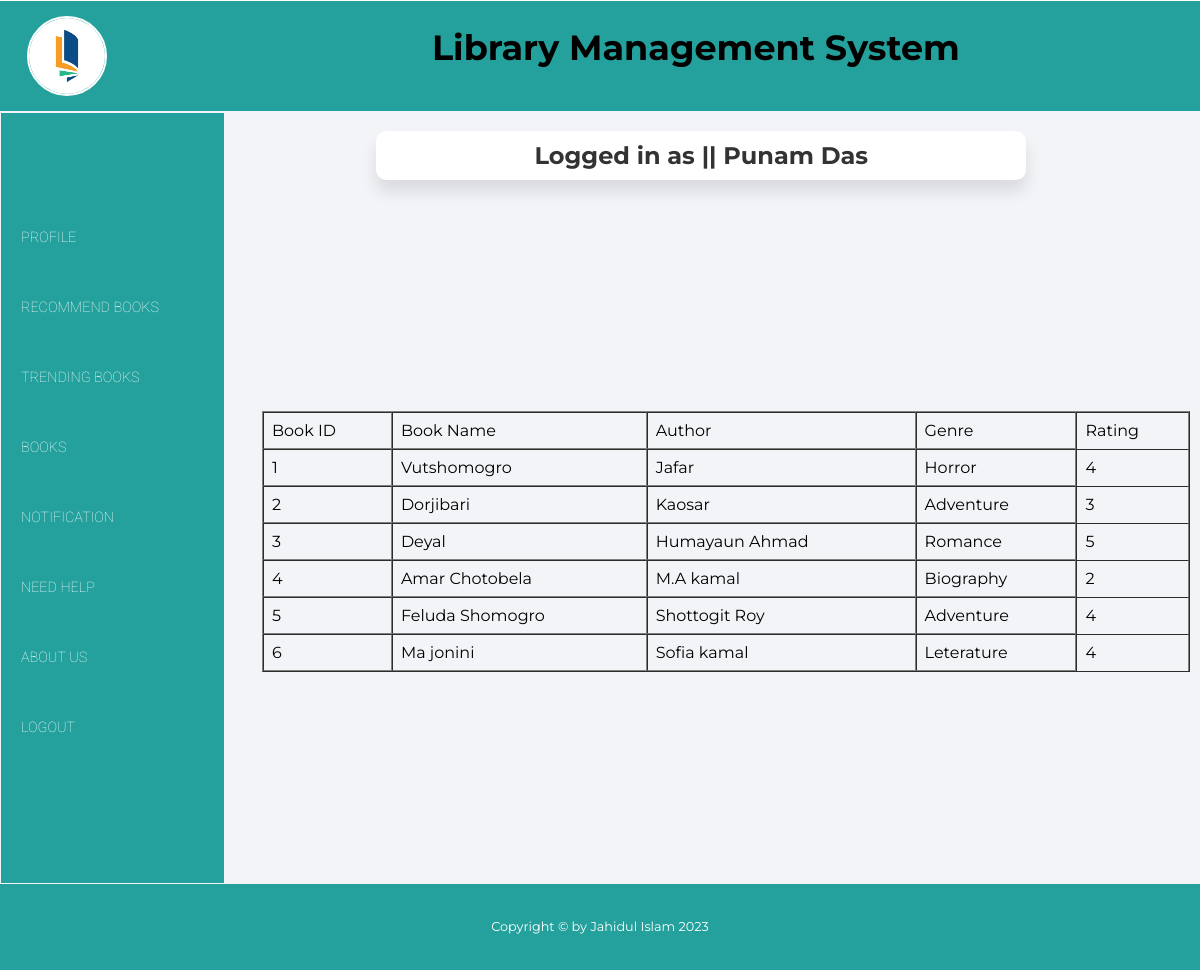
The app's page /views/Recommended_Books.php (signed in) with its own data.
### tables this page shows
CREATE TABLE `recommended_books` (
  `BookID` int(11) UNSIGNED NOT NULL,
  `BookName` varchar(50) DEFAULT NULL,
  `Author` varchar(50) DEFAULT NULL,
  `Genre` varchar(50) DEFAULT NULL,
  `Rating` int(11) DEFAULT NULL
);

### controller/userData.php (called while the page is built)
<?php
$user = $_SESSION['user'];
?>

### models/function.php (called while the page is built, shortened)
<?php
      function getviewRecommend(){
        $con = getConnection();
        $sql = "select * from recommended_books";
        $result = mysqli_query($con, $sql);
        $users = [];
        while($row = mysqli_fetch_assoc($result)){
            array_push($users, $row);
        }
        return $users;
        }

### views/Recommended_Books.php (the view, shortened to what this page needs)
<?php
  require_once('../models/function.php');
  $viewbook = getviewRecommend();
?>
<?php
include_once("../controller/userData.php");
?>
<html>
    <head>
        <link rel="stylesheet" href="https://cdnjs.cloudflare.com/ajax/libs/font-awesome/5.15.1/css/all.min.css"
 />
        <link rel="stylesheet" href="style5.css">
    </head>
<body>
    <div class="container">
            <header>
                <div class="row">
                    <div class="col-lg-4 col-md-12">
                    <div class="logo-div">
                            <a href="#">
                                <img src="book.png">
                            </a>
                    </div>
                    </div>
                    <div class="col-lg-8 col-md-12">
                        <p class="heading-style">Library Management System</p>
                    </div>
                </div>
            </header>
    <center>
        <main>
        <table height=635 width=1080>
            <tr height=70>
                <td colspan="2">
                    <table width = "800">
                    <tr>
                        <td align="center">
                            <div class="card">
                        <h2>Logged in as || <?php echo $user['name'] ?></h2>
                            </div>
                        </td>
                    </tr>
                    </table>
                </td>
            </tr>
            <tr>
                <td rowspan="3" width="250">
                <nav>
                <ul>
                   <li> <a href="profileuser.php">Profile</a></li>
                    <li> <a href="Recommended_Books.php">Recommend Books</a></li>
                    <li> <a href="viewTrendingBook.php">Trending Books</a></li>
                    <li> <a href="books.php">Books</a></li>
                    <li> <a href="user_notification.php">Notification</a></li>
                    <li> <a href="Needhelp.php">Need Help</a></li>
                     <li> <a href="AboutUs.php">About Us</a></li>
                    <li> <a href="../controller/logout.php">Logout</a></li>
                </ul>
                </nav>
                </td>
                <td>
					           <table border="1" cellspacing="0" align="center" cellpadding="5">
     <tr>
        <td>Book ID</td>
        <td>Book Name</td>
        <td>Author</td>
        <td>Genre </td>
        <td>Rating</td>
       </tr>
               <?php for($i=0; $i<count($viewbook); $i++){
        ?>
             <tr>
                    <td><?=$viewbook[$i]['BookID']?></td>
                    <td><?=$viewbook[$i]['BookName']?></td>
                    <td><?=$viewbook[$i]['Author']?></td>
                    <td><?=$viewbook[$i]['Genre']?></td>
                    <td><?=$viewbook[$i]['Rating']?></td>
               </tr>
        <?php
            }
        ?>
</table>
                </td>
            </tr>
        </table>
        </main>
                <footer>
                     <div class="row">
                        <div class="col-lg-12">
                            <p>Copyright © by Jahidul Islam 2023</p>
                        </div>
                    </div>
                </footer>
    </center>
    </div>
    </body>
</html>

### views/style5.css (style rules this page uses)
html { scroll-behavior: smooth; }
* { margin: 0; padding: 0; box-sizing: border-box; }
body { font-family: 'Montserrat', sans-serif; }
.container { max-width: 1200px; margin: auto; margin-top: 1px; background: #f2f4f8; }
.row { width: 100%; }
.row::after { content: ''; clear: both; display: block; }
[class*="col-"] { float: left; padding: 15px; }
[class*="col-"] { width: 100%; }
header { background: #24a19c; padding: 0% 1%; text-align: center; }
nav { background: #24a19c; }
nav ul li { display: block; }
nav ul li a { display: block; text-decoration: none; color: white; line-height: 70px; padding: 0 20px; transition: .4s; text-transform: uppercase; font-weight: lighter; font-size: 0.9rem; font-family: 'Roboto', sans-serif; }
img { height: 80px; width: 80px; border-radius: 50%; border: 2px solid white; }
.card { width: 650px; margin:0px auto; margin-left: -200px ; margin-right: 50px ; padding: 10px; background-color: #fff; border-radius: 10px; box-shadow: 0 12px 16px rgba(15, 13, 13, 0.1); }
.card h2 { margin: 0; color: #333; }
footer { background: #24a19c; padding: 1%; color: white; margin-bottom: 1px; }
footer p { font-size: 0.8rem; line-height: 32px; text-align: center; }
table { width: 100%; }
td { padding: 8px; }
td:last-child { border-bottom: none; }
@media (min-width: 768px) { .col-md-12 { width: 100%; } }
@media only screen and (min-width: 992px) { .col-lg-4 { width: 33.33%; } }
@media only screen and (min-width: 992px) { .col-lg-8 { width: 66.66%; margin-top: 10px ; margin-left: -100px; font-size: 35px ; font-weight: bold; } }
@media only screen and (min-width: 992px) { .col-lg-12 { width: 100%; } }
@media only screen and (min-width: 992px) { .logo-div { text-align: left; } }
@media only screen and (min-width: 992px) { nav { background: #24a19c; margin-top: -95px; margin-bottom: -9px; margin-left: -9px ; margin-right: 20px; padding-top: 90px ; padding-bottom: 120px ; } }
@media only screen and (min-width: 992px) { nav ul li { display: block; } }
@media only screen and (min-width: 992px) { nav ul li a { display: block; text-decoration: none; color: white; line-height: 70px; padding: 0 20px; transition: .4s; text-transform: uppercase; font-weight: lighter; font-size: 0.9rem; font-family: 'Roboto', sans-serif; } }
@media only screen and (min-width: 992px) { .heading-style { margin: auto; } }

### records on screen
recommended_books: BookID "1", BookName "Vutshomogro", Author "Jafar", Genre "Horror", Rating "4"
recommended_books: BookID "2", BookName "Dorjibari", Author "Kaosar", Genre "Adventure", Rating "3"
recommended_books: BookID "3", BookName "Deyal", Author "Humayaun Ahmad", Genre "Romance", Rating "5"
recommended_books: BookID "4", BookName "Amar Chotobela", Author "M.A kamal", Genre "Biography", Rating "2"
recommended_books: BookID "5", BookName "Feluda Shomogro", Author "Shottogit Roy", Genre "Adventure", Rating "4"
recommended_books: BookID "6", BookName "Ma jonini", Author "Sofia kamal", Genre "Leterature", Rating "4"

### other values on screen
$user['name'] "Punam Das"
